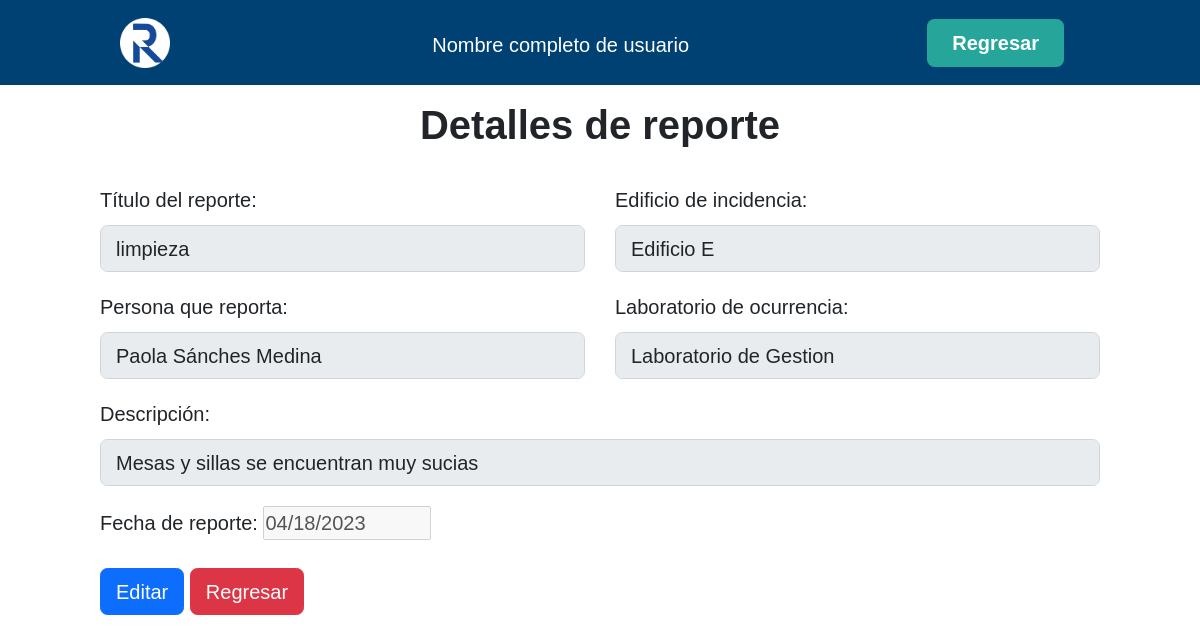
The page /resources/details_report.php?id=5 (signed in) on the database its author committed.
### tables this page shows
CREATE TABLE `reporte` (
  `id` int(11) NOT NULL,
  `titulo` varchar(40) NOT NULL,
  `edificio` varchar(50) NOT NULL,
  `reporta` varchar(50) NOT NULL,
  `laboratorio` varchar(60) NOT NULL,
  `descripcion` varchar(150) NOT NULL,
  `fecha` date NOT NULL
);

### resources/details_report.php (the view, shortened to what this page needs)
<?php
include "db_connection.php";
$id = $_GET['id'];
?>
<!DOCTYPE html>
<html lang="en">
<head>
    <link href="https://cdn.jsdelivr.net/npm/bootstrap@5.2.3/dist/css/bootstrap.min.css" rel="stylesheet"
>
    <link rel="stylesheet" href="../css/resources.css">
</head>
<body>
    <header class="header">
        <div class="logo">
            <a href="../index.php"><img src="../images/logo.png" alt="Logo de la compañía"></a>
        </div>
        <nav>
            <div class="content">
                <ul class="nav-links">
                    <li><a>Nombre completo de usuario</a></li>
                </ul>
            </div>
        </nav>
        <a href="../pages/laboratorios.php" class="btn"><button class="btn btn-rounded">Regresar</button></a>
    </header>
    <nav class="navbar navbar-light justify-content-center fs-2 mb-3"
        style=" font-family: Arial, Helvetica, sans-serif; font-size: 30px; font-weight: bold;">
        Detalles de reporte
    </nav>
    <div class="container">
            <?php
                $sql = "SELECT * FROM `reporte` WHERE id = $id LIMIT 1";
                $result = mysqli_query($connection, $sql);
                $row =  mysqli_fetch_assoc($result);
            ?>
        <div class="container d-flex justify-content-center">
            <form action="" method="post" style="width: 1000px; min-width: 300px;">
                <div class="row mb-3">
                    <div class="col">
                        <label class="form-label">Título del reporte:</label>
                        <input disabled type="text" class="form-control" name="titulo" value="<?php echo $row['titulo'] ?>">
                    </div>
                    <div class="col">
                        <label class="form-label">Edificio de incidencia:</label>
                        <input disabled type="text" class="form-control" name="titulo" value="<?php echo $row['edificio'] ?>">
                    </div>
                </div>
                <div class="row mb-3">
                <div class="col">
                        <label class="form-label">Persona que reporta:</label>
                        <input disabled type="text" class="form-control" name="titulo" value="<?php echo $row['reporta'] ?>">
                    </div>
                    <div class="col">
                        <label class="form-label">Laboratorio de ocurrencia:</label>
                        <input disabled type="text" class="form-control" name="titulo" value="<?php echo $row['laboratorio'] ?>">
                    </div>
                </div>
                <div class="mb-3">
                    <label class="form-label">Descripción:</label>
                    <input disabled type="text" class="form-control" name="titulo" value="<?php echo $row['descripcion'] ?>">
                </div>
                <div class="mb-3">
                    <label class="form-label">Fecha de reporte:</label>
                    <input disabled type="date" id="fecha" name="fecha" value="<?php echo $row['fecha'] ?>">
                </div>
                <div>
                    <a href="edit_report.php?id=<?php echo $row['id'] ?>" class="btn btn-primary">Editar</a>
                    <a href="../pages/reportes.php" class="btn btn-danger">Regresar</a>
                </div>
            </form>
        </div>
    </div>
</body>
</html>

### css/resources.css (style rules this page uses)
* { box-sizing: border-box; margin: 0; padding: 0; font-family: Arial, Helvetica, sans-serif; font-size: 20px; }
body { background-color: white; }
.header { background-color: #004173; display: flex; justify-content: space-between; align-items: center; height: 85px; padding: 5px 10%; }
.header .logo { cursor: pointer; }
.header .logo img { height: 50px; width: auto; transition: all 0.3s; }
.header .nav-links { list-style: none; }
.header .nav-links li { padding: 10px 80px; }
.header .nav-links a { font-size: 700; color: white; text-decoration: none; }
.header .btn button { font-weight: 700; font-weight: bold; color: white; padding: 9px 25px; background: #26A69A; border: none; cursor: pointer; transition: all 0.3s ease 0s; }
.content { padding-top: 25px; }

### rows shown on the page
reporte: titulo "limpieza", titulo "Edificio E", titulo "Paola Sánches Medina", titulo "Laboratorio de Gestion", titulo "Mesas y sillas se encuentran muy sucias", fecha "04/18/2023"
